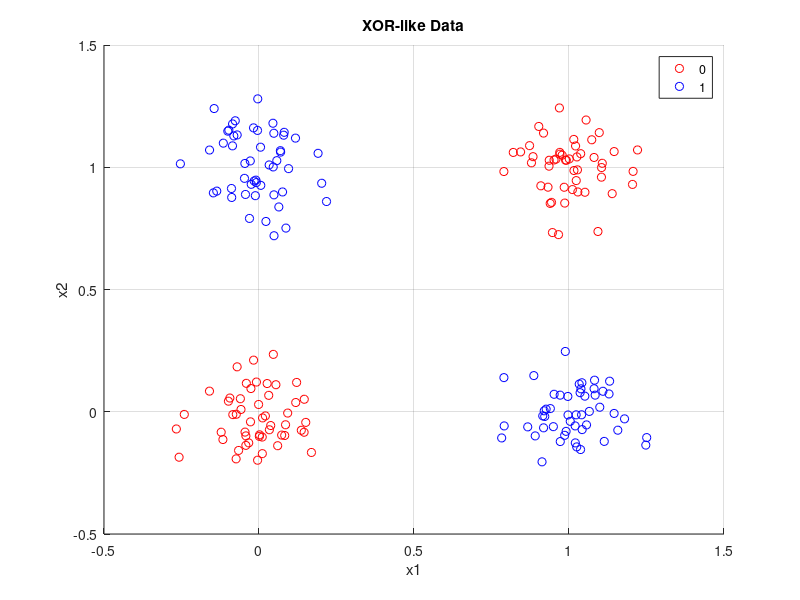

Write MATLAB code to recreate this figure. (Note: this script raises an error after producing the figure.)
% DBN Tutorial for XOR-like Classification in MATLAB (from scratch)
%
% In this tutorial we:
%   1. Generate a synthetic XOR-like dataset.
%   2. Pretrain an RBM (Restricted Boltzmann Machine) as the first layer.
%   3. Train a logistic regression classifier on the RBM’s hidden representation.
%   4. Fine-tune the entire DBN (both RBM and logistic layer) with supervised backpropagation.
%   5. Visualize the decision boundary.
%
% All functions (RBM training, transformation, logistic training, DBN fine-tuning, etc.)
% are implemented from scratch.

clear; clc; close all; rng(1);

%% 1. Generate Synthetic XOR-like Data
N = 200;  % total number of samples (must be even)
halfN = N/2;
% For XOR, class 0: points in (0,0) and (1,1); class 1: points in (0,1) and (1,0)
X = zeros(N,2);
y = zeros(N,1);  % labels: 0 or 1

% Class 0: half from around (0,0) and half from around (1,1)
X(1:halfN/2, :) = repmat([0, 0], halfN/2, 1) + 0.1*randn(halfN/2,2);
X(halfN/2+1:halfN, :) = repmat([1, 1], halfN/2, 1) + 0.1*randn(halfN/2,2);
y(1:halfN) = 0;

% Class 1: half from around (0,1) and half from around (1,0)
X(halfN+1:halfN+halfN/2, :) = repmat([0, 1], halfN/2, 1) + 0.1*randn(halfN/2,2);
X(halfN+halfN/2+1:end, :) = repmat([1, 0], halfN/2, 1) + 0.1*randn(halfN/2,2);
y(halfN+1:end) = 1;

% Plot the data
figure;
gscatter(X(:,1), X(:,2), y, 'rb', 'oo');
xlabel('x1'); ylabel('x2'); title('XOR-like Data'); grid on;
% save_all_figs_OPTION('results/dbn1','png',1)

%% 2. Pretrain RBM Layer (Unsupervised)
d_visible = 2;
d_hidden = 12;
lr_rbm = 0.05;
epochs_rbm = 3000;
rbm = rbmTrain(X, d_hidden, lr_rbm, epochs_rbm);

% Get hidden representation from RBM (using sigmoid activation)
H = rbmTransform(rbm, X);  % H is N x d_hidden

%% 3. Train Logistic Regression Classifier on RBM Features
lr_lr = 0.1;
epochs_lr = 3000;
[W_lr, b_lr] = logisticTrain(H, y, lr_lr, epochs_lr);

% Evaluate initial performance (pre-fine-tuning)
y_pred = logisticPredict(W_lr, b_lr, H);
initAcc = mean(round(y_pred) == y) * 100;
fprintf('Pretrained DBN accuracy: %.2f%%\n', initAcc);

%% 4. Fine-Tune the Entire DBN (RBM + Logistic Layer)
epochs_ft = 3000;
lr_ft = 0.001;
[rbm, W_lr, b_lr, lossHistory] = dbnFineTune(X, y, rbm, W_lr, b_lr, lr_ft, epochs_ft);

% Evaluate final performance
H_ft = rbmTransform(rbm, X);
y_pred = logisticPredict(W_lr, b_lr, H_ft);
finalAcc = mean(round(y_pred) == y) * 100;
fprintf('Fine-tuned DBN accuracy: %.2f%%\n', finalAcc);

%% 5. Visualize Decision Boundary
[xGrid, yGrid, gridPred] = decisionBoundary(@(x) dbnPredict(x, rbm, W_lr, b_lr), X);
figure;
gscatter(X(:,1), X(:,2), y, 'rb', 'oo'); hold on;
contour(xGrid, yGrid, gridPred, [0.5 0.5], 'k--', 'LineWidth', 2);
xlabel('x1'); ylabel('x2');
title({'DBN Decision Boundary on XOR-like Data'; ...
    sprintf('Pretrained DBN accuracy: %.2f%%', initAcc); ...
    sprintf('Fine-tuned DBN accuracy: %.2f%%', finalAcc)});
legend('Class 0','Class 1','Decision Boundary','Location','Best');
grid on;
hold off;
% save_all_figs_OPTION('results/dbn2','png',1)

%%%%%%%%%%%%%%%%%%%%%%%%%%%%%%%%%%%%%%%%%%%%%%%%%%%%%%%%%%%%%%%%%%%%%%%%%%%
%% Local Functions
%%%%%%%%%%%%%%%%%%%%%%%%%%%%%%%%%%%%%%%%%%%%%%%%%%%%%%%%%%%%%%%%%%%%%%%%%%%

function rbm = rbmTrain(data, num_hidden, learningRate, epochs)
% rbmTrain trains a Restricted Boltzmann Machine (RBM) using CD-1.
% Inputs:
%   data         - n x d_visible data matrix.
%   num_hidden   - number of hidden units.
%   learningRate - learning rate.
%   epochs       - number of training epochs.
% Output:
%   rbm - structure with fields:
%         W: weights (d_visible x num_hidden)
%         b_visible: visible biases (1 x d_visible)
%         b_hidden: hidden biases (1 x num_hidden)
    [n, d_visible] = size(data);
    rbm.W = 0.01 * randn(d_visible, num_hidden);
    rbm.b_visible = zeros(1, d_visible);
    rbm.b_hidden = zeros(1, num_hidden);
    
    for epoch = 1:epochs
        % Positive phase
        pos_hidden_probs = sigmoid(data * rbm.W + repmat(rbm.b_hidden, n, 1));
        pos_associations = data' * pos_hidden_probs;
        
        % Sample hidden activations (binary) for CD-1
        pos_hidden_states = pos_hidden_probs > rand(size(pos_hidden_probs));
        
        % Negative phase: reconstruct visible units
        neg_visible_probs = sigmoid(pos_hidden_states * rbm.W' + repmat(rbm.b_visible, n, 1));
        neg_hidden_probs = sigmoid(neg_visible_probs * rbm.W + repmat(rbm.b_hidden, n, 1));
        neg_associations = neg_visible_probs' * neg_hidden_probs;
        
        % Update weights and biases
        rbm.W = rbm.W + learningRate * ((pos_associations - neg_associations) / n);
        rbm.b_visible = rbm.b_visible + learningRate * (mean(data - neg_visible_probs, 1));
        rbm.b_hidden = rbm.b_hidden + learningRate * (mean(pos_hidden_probs - neg_hidden_probs, 1));
    end
end

function H = rbmTransform(rbm, data)
% rbmTransform computes the hidden representation for data given a trained RBM.
% Uses sigmoid activation.
    H = sigmoid(data * rbm.W + repmat(rbm.b_hidden, size(data,1), 1));
end

function [W, b] = logisticTrain(H, y, learningRate, epochs)
% logisticTrain trains a binary logistic regression classifier.
% Inputs:
%   H           - n x d feature matrix.
%   y           - n x 1 binary labels (0 or 1).
%   learningRate- learning rate.
%   epochs      - number of training epochs.
% Outputs:
%   W - weight vector (d x 1)
%   b - bias (scalar)
    [n, d] = size(H);
    W = 0.01 * randn(d,1);
    b = 0;
    for epoch = 1:epochs
        scores = H * W + b;        % (n x 1)
        y_pred = sigmoid(scores);  % predicted probabilities
        loss = -mean(y .* log(y_pred + 1e-15) + (1-y) .* log(1-y_pred + 1e-15));
        
        % Gradients (binary cross-entropy)
        dscores = y_pred - y;      % (n x 1)
        gradW = (H' * dscores) / n;
        gradb = mean(dscores);
        
        W = W - learningRate * gradW;
        b = b - learningRate * gradb;
        
        % Optionally display progress every 100 epochs
        if mod(epoch,100)==0 || epoch==epochs
            fprintf('Logistic Epoch %d, Loss: %.4f\n', epoch, loss);
        end
    end
end

function y_pred = logisticPredict(W, b, H)
% logisticPredict computes predicted probabilities from logistic regression.
    scores = H * W + b;
    y_pred = sigmoid(scores);
end

function [rbm, W_lr, b_lr, lossHistory] = dbnFineTune(X, y, rbm, W_lr, b_lr, learningRate, epochs)
% dbnFineTune fine-tunes the entire DBN (RBM + Logistic layer) using supervised backpropagation.
% Inputs:
%   X           - n x d_visible data matrix.
%   y           - n x 1 binary labels (0 or 1).
%   rbm         - trained RBM structure.
%   W_lr, b_lr  - logistic regression parameters.
%   learningRate- learning rate.
%   epochs      - number of fine-tuning epochs.
% Outputs:
%   rbm, W_lr, b_lr - updated parameters.
%   lossHistory - vector of loss values.
    [n, ~] = size(X);
    lossHistory = zeros(epochs,1);
    for epoch = 1:epochs
        % Forward pass through RBM layer
        Z1 = X * rbm.W + repmat(rbm.b_hidden, n, 1);
        H = sigmoid(Z1);  % hidden representation
        
        % Logistic layer
        scores = H * W_lr + b_lr;
        y_pred = sigmoid(scores);
        
        % Compute binary cross-entropy loss
        loss = -mean(y .* log(y_pred+1e-15) + (1-y) .* log(1-y_pred+1e-15));
        lossHistory(epoch) = loss;
        
        % Backpropagation:
        % dLoss/d(scores)
        dscores = (y_pred - y) / n;
        
        % Gradients for logistic layer
        gradW_lr = H' * dscores;
        gradb_lr = sum(dscores);
        
        % Backprop into H
        dH = dscores * W_lr';
        dZ1 = dH .* (H .* (1-H));  % derivative of sigmoid
        
        gradW_rbm = X' * dZ1;
        gradb_rbm = sum(dZ1,1);
        
        % Update parameters
        W_lr = W_lr - learningRate * gradW_lr;
        b_lr = b_lr - learningRate * gradb_lr;
        rbm.W = rbm.W - learningRate * gradW_rbm;
        rbm.b_hidden = rbm.b_hidden - learningRate * gradb_rbm;
        
        if mod(epoch,200)==0 || epoch==epochs
            fprintf('Fine-Tune Epoch %d, Loss: %.4f\n', epoch, loss);
        end
    end
end

function [xGrid, yGrid, gridLabels] = decisionBoundary(netFunc, X)
% decisionBoundary evaluates the network function on a grid over the input space.
% netFunc should be a function handle that accepts a matrix of input points (each row is a sample)
% and returns predicted probability (for class 1). We then threshold at 0.5.
    margin = 0.2;
    x_min = min(X(:,1)) - margin;
    x_max = max(X(:,1)) + margin;
    y_min = min(X(:,2)) - margin;
    y_max = max(X(:,2)) + margin;
    [xGrid, yGrid] = meshgrid(linspace(x_min, x_max, 100), linspace(y_min, y_max, 100));
    gridPoints = [xGrid(:), yGrid(:)];
    preds = netFunc(gridPoints);
    gridLabels = reshape(preds, size(xGrid));
    % For visualization, assign label 0 if probability < 0.5, else 1.
    gridLabels = double(gridLabels >= 0.5);
end

function y_out = dbnPredict(x, rbm, W_lr, b_lr)
% dbnPredict performs a forward pass through the DBN for input x.
% x is an m x d_visible matrix.
    m = size(x,1);
    H = sigmoid(x * rbm.W + repmat(rbm.b_hidden, m, 1));
    scores = H * W_lr + b_lr;
    y_out = sigmoid(scores);
end

function s = sigmoid(x)
    s = 1 ./ (1 + exp(-x));
end

function S = softmaxRows(X)
% softmaxRows applies the softmax function row-wise on X.
    X = X - max(X,[],2);
    X_exp = exp(X);
    S = X_exp ./ sum(X_exp, 2);
end
